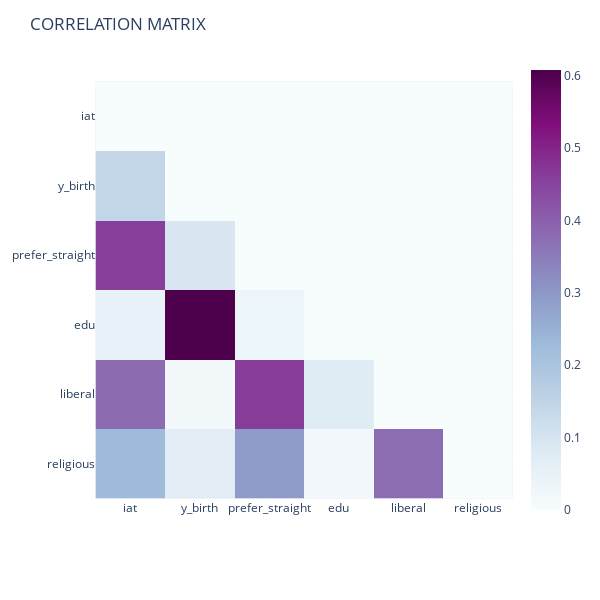

Notebook code cell kept with this figure:
### Code cell
## correlation matrix
corr_matrix = abs(num.corr())

for i in range(0, len(num.columns)):
    corr_matrix.iloc[i, i:] = 0

fig = px.imshow(corr_matrix, text_auto=False, color_continuous_scale='BuPu')
fig.update_layout(height=600, width=600, title_text="CORRELATION MATRIX")
fig.show()

### Figure 1 — Plotly figure (JSON) as saved in the notebook; plotly's stock layout.template omitted (floating-point values rounded to 4 significant figures)
{"data": [{"coloraxis": "coloraxis", "name": "0", "x": ["iat", "y_birth", "prefer_straight", "edu", "liberal", "religious"], "y": ["iat", "y_birth", "prefer_straight", "edu", "liberal", "religious"], "z": [[0.0, 0.0, 0.0, 0.0, 0.0, 0.0], [0.1418, 0.0, 0.0, 0.0, 0.0, 0.0], [0.4612, 0.09326, 0.0, 0.0, 0.0, 0.0], [0.04573, 0.6081, 0.03513, 0.0, 0.0, 0.0], [0.3795, 0.01424, 0.4635, 0.0772, 0.0, 0.0], [0.2284, 0.07035, 0.2924, 0.01735, 0.3758, 0.0]], "type": "heatmap", "xaxis": "x", "yaxis": "y", "hovertemplate": "x: %{x}<br>y: %{y}<br>color: %{z}<extra></extra>"}], "layout": {"xaxis": {"anchor": "y", "domain": [0.0, 1.0], "scaleanchor": "y", "constrain": "domain"}, "yaxis": {"anchor": "x", "domain": [0.0, 1.0], "autorange": "reversed", "constrain": "domain"}, "coloraxis": {"colorscale": [[0.0, "rgb(247,252,253)"], [0.125, "rgb(224,236,244)"], [0.25, "rgb(191,211,230)"], [0.375, "rgb(158,188,218)"], [0.5, "rgb(140,150,198)"], [0.625, "rgb(140,107,177)"], [0.75, "rgb(136,65,157)"], [0.875, "rgb(129,15,124)"], [1.0, "rgb(77,0,75)"]]}, "margin": {"t": 60}, "title": {"text": "CORRELATION MATRIX"}, "height": 600, "width": 600}}
